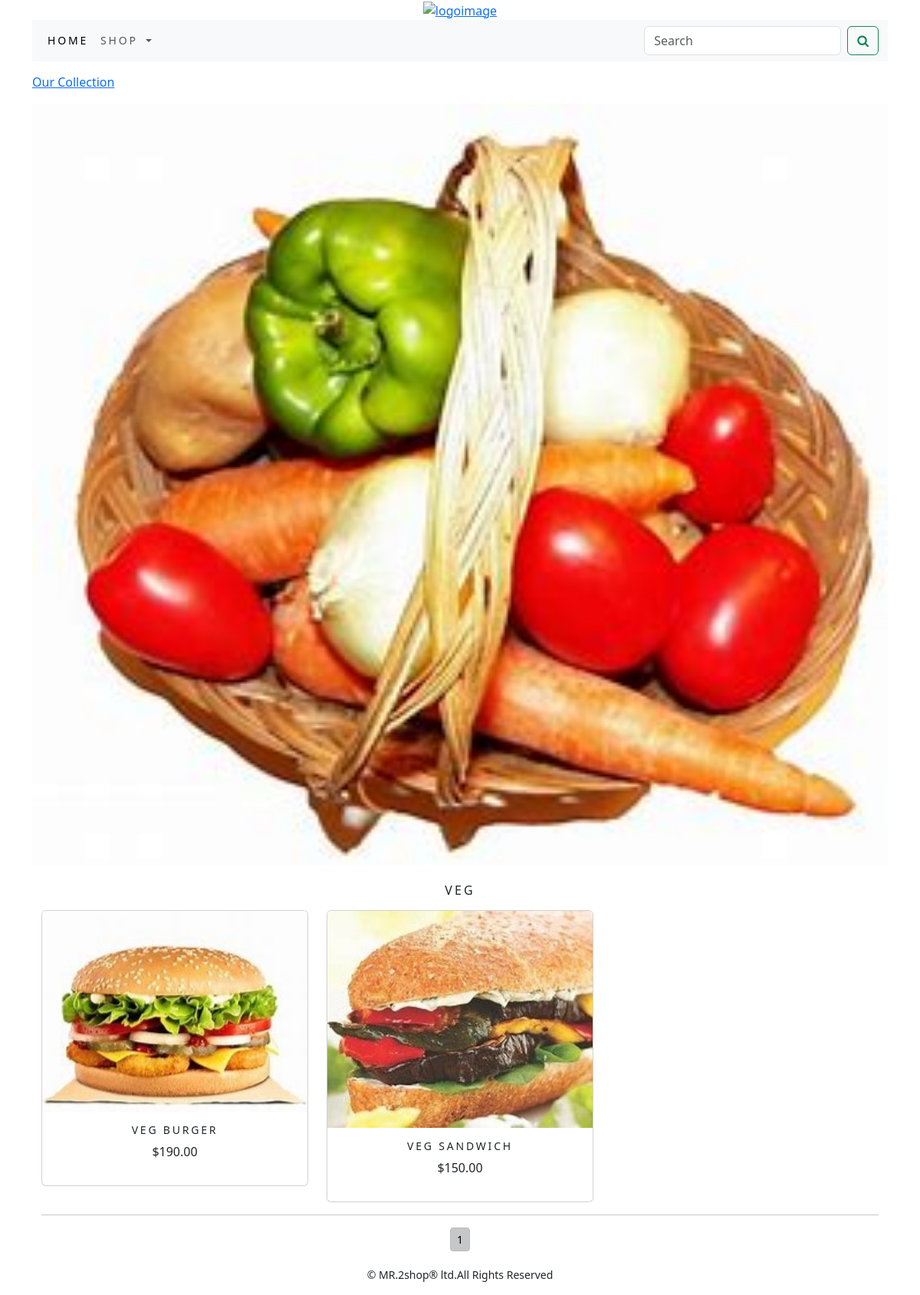
/shop/veg/, run on the app's committed database.
### shop/models.py (models this page shows, shortened)
class Category(models.Model):
    name=models.CharField(max_length=250,unique=True)
    slug=models.SlugField(max_length=250,unique=True)
    description=models.TextField(blank=True)
    image=models.ImageField(upload_to='category',blank=True)
    class Meta:
        ordering=('name',)
        verbose_name='category'
        verbose_name_plural='categories'
    def get_url(self):
        return reverse('shop:products_by_category', args=[self.slug])

class Product(models.Model):
    name=models.CharField(max_length=250,unique=True)
    slug=models.SlugField(max_length=250,unique=True)
    description=models.TextField(blank=True)
    price=models.DecimalField(max_digits=10,decimal_places=2)
    category=models.ForeignKey(Category,on_delete=models.CASCADE)
    image=models.ImageField(upload_to='product',blank=True)
    stock=models.IntegerField()
    available=models.BooleanField(default=True)
    created=models.DateTimeField(auto_now_add=True)
    updated=models.DateTimeField(auto_now=True)
    class Meta:
        ordering = ('name',)
        verbose_name = 'product'
        verbose_name_plural = 'products'
    def get_url(self):
        return reverse('shop:product_Detail', args=[self.category.slug, self.slug])

### shop/views.py (the view)
# urls.py: path('',views.allprodcat,name='allprodcat'),
def allprodcat(request,c_slug=None):
    c_page=None
    products_list=None
    if c_slug!=None:
        c_page=get_object_or_404(Category,slug=c_slug)
        products_list=Product.objects.all().filter(category=c_page,available=True)
    else:
        products_list=Product.objects.all().filter(available=True)
    paginator=Paginator(products_list,6)
    try:
        page=int(request.GET.get('page','1'))
    except:
        page=1
    try:
        products=paginator.page(page)
    except (EmptyPage,InvalidPage):
        products=paginator.page(paginator.num_pages)
    return render(request,'category.html',{'category':c_page,'products':products})

### cart/context_processors.py (called while the page is built)
def counter(request):
    item_count=0
    if 'admin' in request.path:
        return {}
    else:
        try:
            cart=Cart.objects.filter(cart_id=_cart_id(request))
            car_items=CartItem.objects.all().filter(cart=cart[:1])
            for cat_item in car_items:
                item_count += cat_item.quantity
        except Cart.DoesNotExist:
            item_count=0
    return dict(item_count=item_count)

### cart/views.py (called while the page is built)
def _cart_id(request):
    cart=request.session.session_key
    if not cart:
        cart=request.session.create()
    return cart

### shop/context_processors.py (called while the page is built)
def menu_links(request):
    links=Category.objects.all()
    return dict(links=links)

### templates/category.html (shortened to what this page needs)
{% extends 'base.html' %}
{% load static %}
{% block content %}
{% if category %}
<div >
    <div class="row my_row_class">
        <div class="mx-auto">
        <p><a href="{% url 'shop:allprodcat' %}">Our Collection</a></p>
    </div>
        </div>
</div>
{% endif %}
<div class="mx_auto">
    {% if category %}
    <img class="my_image" src="{{category.image.url}}" alt="{{category.name}}">
</div>
    <br>
<div>
    <h1 class="text-center my_title">{{category.name}}</h1>
</div>
{% endif %}
<div class="container">
    <div class="row mx_auto">
       {% for product in products %}
        <div class="my_bottom_margin col-9 col-sm-12 col-md-4 xol-lg-4">
            <div class="card text-center" style="min-width:18rem;">
                <a href="{{product.get_url}}"><img class="card-img-top my_image1" src="{{product.image.url}}" alt="{{product.name}}"></a>
                <div class="card-body">
                    <h4>{{product.name}}</h4>
                    <p>${{product.price}}</p>
                </div>
            </div>
        </div>
        {% endfor %}
    </div>
    <div class="mx-auto">
        <hr>
        <div class="text-center">
            {% for pg in products.paginator.page_range %}
            <a href="?page={{pg}}" class="btn btn-light btn-sm {% if products.number == pg %} active {% endif %}">{{pg}}</a>
            {% endfor %}
        </div>
    </div>
</div>
{% endblock %}

### static/css/custom.css (style rules this page uses)
.my_row_class { padding-top :15px; }
.my_image { width:100%; height:auto; transition: transform .5s; }
.my_title { font-size:16px; text-transform:uppercase; letter-spacing:.2em; }
.my_bottom_margin { margin-botton:15px; }
.card-body h4 { font-size:14px; text-transform:uppercase; letter-spacing:.2em; }

### data on the page
Category: image (picture), name "VEG"
Product: image (picture), name "VEG BURGER", price "190.00"
Product: image (picture), name "VEG SANDWICH", price "150.00"

### other printed values
{{ pg }} "1"
